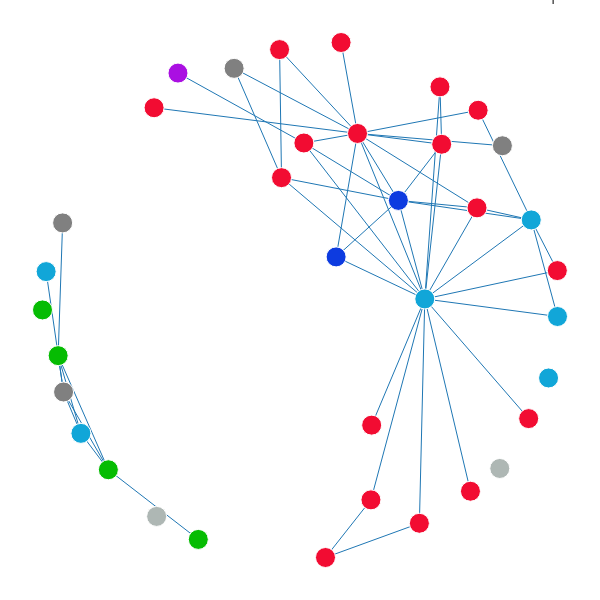

The cell this chart's notebook holds for it:
### Markdown cell above
## 3: Reach modularity equilibrium, defining Transcription Start Site (TSS) to Cis-Regulatory Element (CRE) mappings

### Code cell
#make node trace
all_nodes_graph.add_node("chr16:54719028-54719630",color="rgb(170,15,226)")
all_nodes_graph.add_edge("chr16:54719028-54719630","chr16:54684958-54686247")
all_position = nx.spring_layout(all_nodes_graph,dim=2)  
traceN = go.Scatter(x=[], y=[], mode="markers", text=[],marker=go.Marker(color=[],size=[],opacity=[]))
traceN["name"] = ""
traceN["hoverinfo"] = "text"
for all_node in all_nodes_graph.nodes(data=True):
    text_node = all_node[0]
    traceN["text"].append(text_node.replace("\n","<br>"))
    if "color" in all_node[1]:
        traceN["marker"]["color"].append(all_node[1]["color"])
    else:
        traceN["marker"]["color"].append("grey")
    traceN["marker"]["size"].append(20)
    traceN["marker"]["opacity"].append(1)
    traceN["x"].append(all_position[all_node[0]][0])
    traceN["y"].append(all_position[all_node[0]][1])
    
traceE = go.Scatter(x=[], y=[], mode="lines", hoverinfo = "none")
traceE["name"] = ""
traceE["line"]["width"] = 1
for edge in all_nodes_graph.edges(data=True):
    traceE["x"] += [all_position[edge[0]][0],all_position[edge[1]][0], None]
    traceE["y"] += [all_position[edge[0]][1],all_position[edge[1]][1], None]

data = go.Data([traceE, traceN])
fig = go.Figure(data=data, layout=layout)
plotly.offline.iplot(fig)

### Figure 1 — Plotly figure (JSON) as saved in the notebook; plotly's stock layout.template omitted (floating-point values rounded to 4 significant figures; data arrays with more than 128 entries replaced by an {"elided": "..."} marker saying what was removed)
{"data": [{"hoverinfo": "none", "line": {"width": 1}, "mode": "lines", "name": "", "type": "scatter", "x": {"elided": "156 float values"}, "y": {"elided": "156 float values"}}, {"hoverinfo": "text", "marker": {"color": ["rgb(6,188,3)", "rgb(242,12,50)", "rgb(13,59,224)", "rgb(242,12,50)", "rgb(242,12,50)", "rgb(17,166,216)", "rgb(6,188,3)", "rgb(242,12,50)", "rgb(17,166,216)", "rgb(242,12,50)", "rgb(6,188,3)", "rgb(242,12,50)", "rgb(13,59,224)", "rgb(17,166,216)", "rgb(242,12,50)", "grey", "rgb(242,12,50)", "grey", "rgb(242,12,50)", "rgb(242,12,50)", "grey", "rgb(242,12,50)", "rgb(17,166,216)", "rgb(6,188,3)", "rgb(174,183,180)", "grey", "rgb(242,12,50)", "rgb(242,12,50)", "rgb(170,15,226)", "rgb(174,183,180)", "rgb(242,12,50)", "rgb(242,12,50)", "rgb(17,166,216)", "rgb(242,12,50)", "rgb(242,12,50)", "rgb(17,166,216)"], "opacity": [1, 1, 1, 1, 1, 1, 1, 1, 1, 1, 1, 1, 1, 1, 1, 1, 1, 1, 1, 1, 1, 1, 1, 1, 1, 1, 1, 1, 1, 1, 1, 1, 1, 1, 1, 1], "size": [20, 20, 20, 20, 20, 20, 20, 20, 20, 20, 20, 20, 20, 20, 20, 20, 20, 20, 20, 20, 20, 20, 20, 20, 20, 20, 20, 20, 20, 20, 20, 20, 20, 20, 20, 20]}, "mode": "markers", "name": "", "text": ["chr16:53055849-53057134", "chr16:54624304-54625265", "chr16:54966398-54967506", "chr16:54463985-54465094", "chr16:53806737-53807857", "chr16:53979176-53980851", "chr16:52224909-52226423", "chr16:54311574-54312525", "chr16:53776635-53777704", "chr16:54990922-54992491", "chr16:52101824-52104715", "chr16:54684958-54686247", "chr16:54960934-54965515", "chr16:53241256-53242869", "chr16:55153909-55155024", "chr16:53075143-53076592", "chr16:55055324-55056460", "chr16:55291327-55292811", "chr16:54364628-54366033", "chr16:54275871-54276733", "chr16:55356926-55358883", "chr16:54851106-54852028", "chr16:53925426-53926800", "chr16:52945750-52947581", "chr16:52894904-52896400", "chr16:53088027-53090207", "chr16:54322905-54326252", "chr16:54666915-54668601", "chr16:54719028-54719630", "chr16:53010327-53011374", "chr16:54611161-54612142", "chr16:54968327-54974272", "chr16:53193391-53194589", "chr16:54625393-54626553", "chr16:54227006-54228739", "chr16:54315183-54322626"], "type": "scatter", "x": [0.1279, 0.5495, 0.5701, 0.944, 0.6391, 0.949, 0, 0.8459, 0.9826, 0.4641, 0.03038, 0.5075, 0.6911, 0.07459, 0.2167, 0.03906, 0.4604, 0.3721, 0.7718, 0.831, 0.893, 0.5798, 1, 0.3026, 0.2216, 0.04089, 0.7751, 0.8437, 0.2631, 0.8879, 0.7318, 0.6117, 0.007067, 0.6378, 0.9997, 0.7423], "y": [0.1696, 0, 0.5811, 0.2685, 0.2559, 0.6526, 0.4786, 0.8646, 0.3471, 0.7343, 0.3902, 0.8013, 0.6903, 0.24, 0.8695, 0.6469, 0.9819, 0.9457, 0.9098, 0.1281, 0.796, 0.9956, 0.4659, 0.03497, 0.07943, 0.3199, 0.7989, 0.6759, 0.9365, 0.1721, 0.06611, 0.8198, 0.5527, 0.1114, 0.5547, 0.4998]}], "layout": {"height": 600, "hovermode": "closest", "margin": {"b": 0, "l": 0, "r": 0, "t": 0}, "scene": {"xaxis": {"showbackground": false, "showgrid": false, "showline": false, "showticklabels": false, "title": "", "zeroline": false}, "yaxis": {"showbackground": false, "showgrid": false, "showline": false, "showticklabels": false, "title": "", "zeroline": false}, "zaxis": {"showbackground": false, "showgrid": false, "showline": false, "showticklabels": false, "title": "", "zeroline": false}}, "showlegend": false, "title": "All Cohesin-SMC1 ChiA-PET DNA interactions within \nchr16 of Homo Sapiens", "width": 600, "xaxis": {"showbackground": false, "showgrid": false, "showline": false, "showticklabels": false, "title": "", "zeroline": false}, "yaxis": {"showbackground": false, "showgrid": false, "showline": false, "showticklabels": false, "title": "", "zeroline": false}}}
